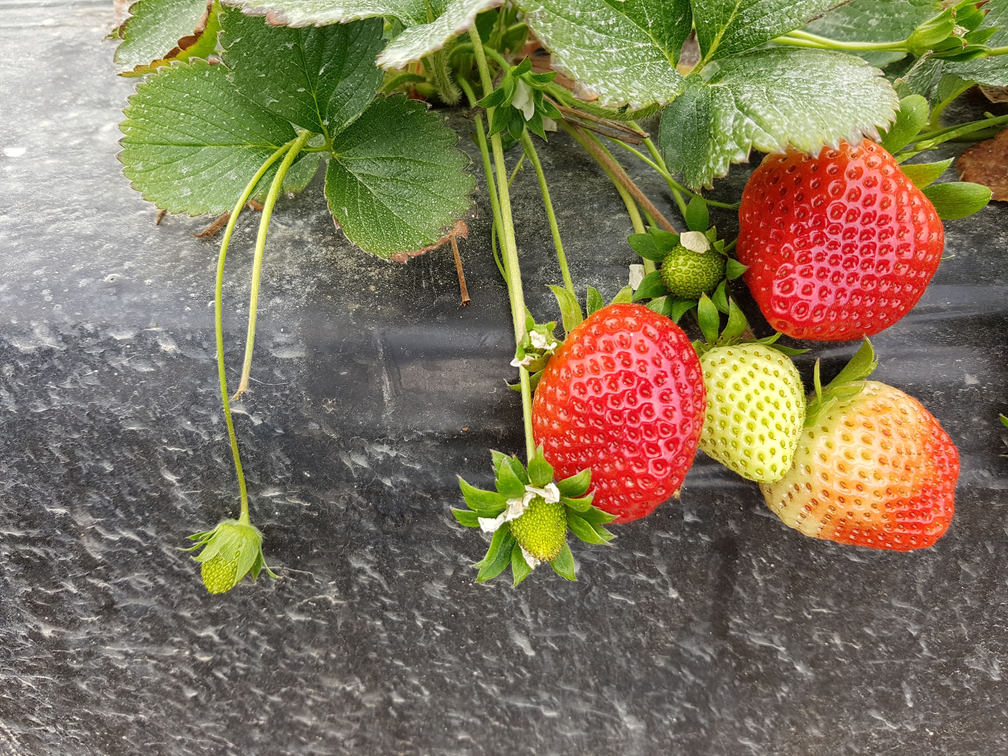
#> input picture image_processing/lab1/473.png, 1008 x 756 px, found by its file name
$ python lab1_1_3.py
#> lines starting #> are read from the running program, lines starting #| are printed output that depends on the picture
import cv2
import numpy as np
import matplotlib.pyplot as plt

img=cv2.imread("/Users/thesky/Desktop/Python/โค้ด/image_processing/473.png")
#> img is the input picture: shape (756, 1008, 3); mean B, G, R 90.9, 117, 129.1
RGB_img = cv2.cvtColor(img, cv2.COLOR_BGR2RGB)
resize_img = cv2.resize(RGB_img, (1000, 1000))
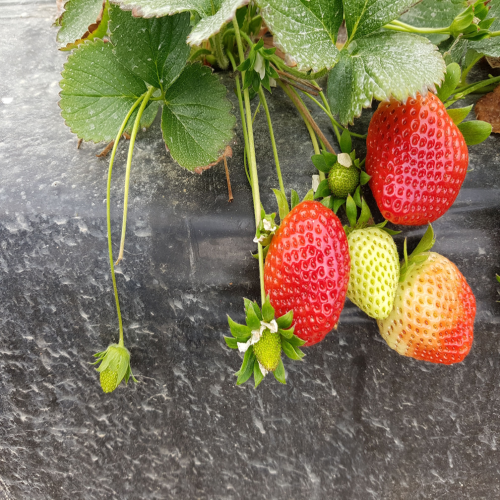
#> resize_img: shape (1000, 1000, 3) (shown at 1/2 size); mean R, G, B 129, 116.9, 90.8
gray_img = cv2.cvtColor(resize_img, cv2.COLOR_RGB2GRAY)
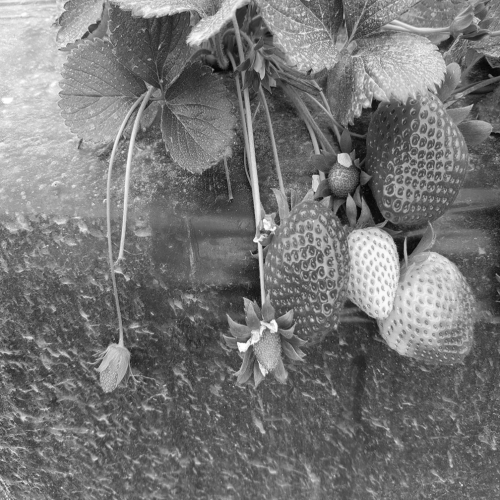
#> gray_img: shape (1000, 1000) (shown at 1/2 size); min 2, max 255, mean 117.5

q_levels = 4
quantized_img = np.zeros(gray_img.shape, dtype=np.uint8)

for h in range(gray_img.shape[0]):
    for w in range(gray_img.shape[1]):
        pixel = gray_img[h, w]
        quantized_value = int((pixel / 255) * q_levels)
        quantized_img[h, w] = int(255 / q_levels) * quantized_value
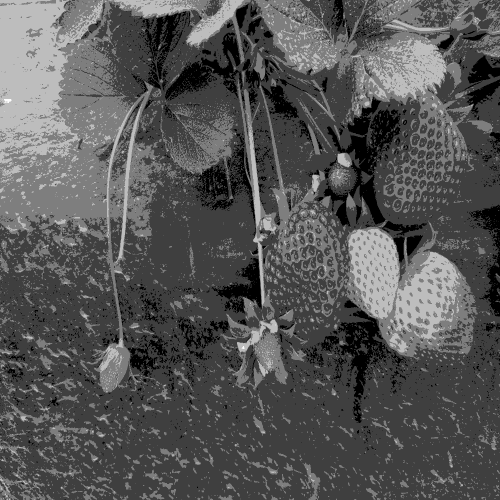
#> quantized_img: shape (1000, 1000) (shown at 1/2 size); min 0, max 252, mean 85.9

plt.subplot(2, 2, 1)
plt.imshow(gray_img, cmap= "gray")

plt.subplot(2, 2, 2)
plt.imshow(quantized_img, cmap= "gray")

plt.show()
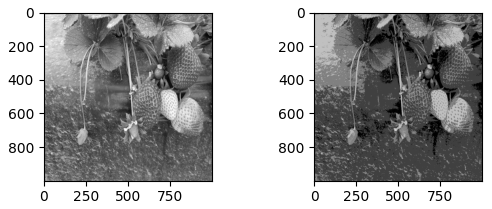
#> figure drawn by matplotlib, 2 panels
